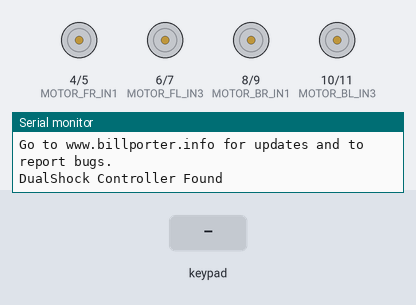
Simulated run of this sketch. Board: Arduino Uno, built with avr-gcc and run on an emulated ATmega328P. On the bench: motor-driver pin pairs drawn as motors (green arrow = first pin HIGH = forward, orange = second pin HIGH = backward, longer = more drive), the last lines printed to the serial monitor. The test bench sets the inputs (shaded band).

Above: at 1.2 s.
1.3 s: key 'U' pressed
At 2.2 s:
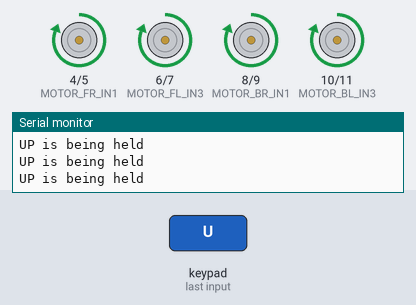
2.8 s: key 'D' pressed
At 3.8 s:
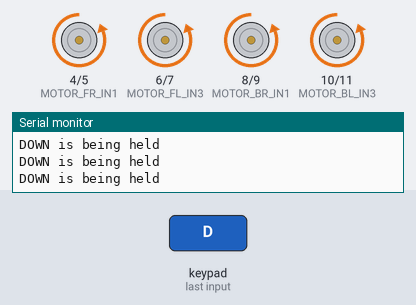
4.3 s: key 'L' pressed
At 4.7 s:
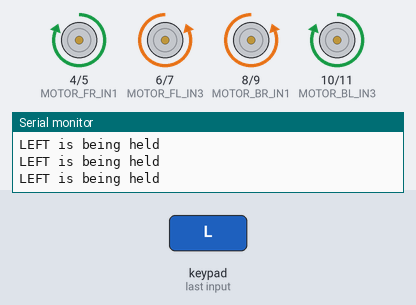
5.8 s: key 'R' pressed
At 6.3 s:
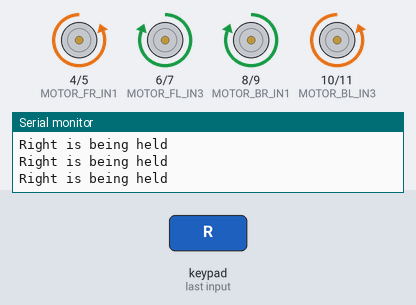
Timing chart, 0 to 8.3 s (numbered marks = the images above; inputs shaded):
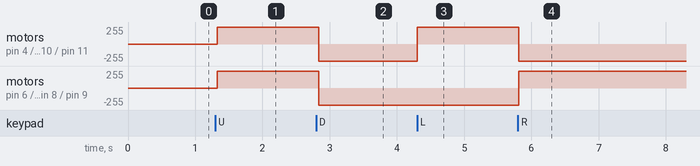

Measured:
- after the input at 1.3 s, motor on pin 4 (MOTOR_FR_IN1) / pin 5 (MOTOR_FR_IN2), motor on pin 6 (MOTOR_FL_IN3) / pin 7 (MOTOR_FL_IN4), motor on pin 8 (MOTOR_BR_IN1) / pin 9 (MOTOR_BR_IN2), motor on pin 10 (MOTOR_BL_IN3) / pin 11 (MOTOR_BL_IN4): stopped → forward 255/255 at once
- after the input at 2.8 s, motor on pin 4 (MOTOR_FR_IN1) / pin 5 (MOTOR_FR_IN2), motor on pin 6 (MOTOR_FL_IN3) / pin 7 (MOTOR_FL_IN4), motor on pin 8 (MOTOR_BR_IN1) / pin 9 (MOTOR_BR_IN2), motor on pin 10 (MOTOR_BL_IN3) / pin 11 (MOTOR_BL_IN4): forward 255/255 → backward 255/255 at once
- after the input at 4.3 s, motor on pin 4 (MOTOR_FR_IN1) / pin 5 (MOTOR_FR_IN2), motor on pin 10 (MOTOR_BL_IN3) / pin 11 (MOTOR_BL_IN4): backward 255/255 → forward 255/255 at once
- after the input at 5.8 s, motor on pin 4 (MOTOR_FR_IN1) / pin 5 (MOTOR_FR_IN2), motor on pin 10 (MOTOR_BL_IN3) / pin 11 (MOTOR_BL_IN4): forward 255/255 → backward 255/255 at once; motor on pin 6 (MOTOR_FL_IN3) / pin 7 (MOTOR_FL_IN4), motor on pin 8 (MOTOR_BR_IN1) / pin 9 (MOTOR_BR_IN2): backward 255/255 → forward 255/255 at once

The sketch:

Mecanum_Wheels_Robot.ino
```cpp
/*
 *- Các tập lệnh AT cho HC-06 ----------------------------|
 *    AT            kiểm tra kết nối                      |
 *    AT+NAME...    thay đổi tên                          |--> name: Car_HC-06
 *    AT+BAUD...    với 1 set to 1200 bps                 |
 *                      2 set to 2400   bps               |
 *                      3 set to 4800   bps               |
 *                      4 set to 9600   bps (mặc định)    |--> baud rate: 9600 bps
 *                      5 set to 19200  bps               |
 *                      6 set to 38400  bps               |
 *                      7 set to 57600  bps               |
 *                      8 set to 115200 bps               |
 *    AT+PIN...   cài đặt mã PIN (mặc định: 1234)         |--> pass: 1234
 *--------------------------------------------------------|
 *
 *- Các tín hiệu gửi liên tục ------------------------------------|
 *    S       Ko làm gì (stop)  |   . Xe đứng yên                 |
 *    F       Tiến              |   . (Chiều dọc) - Đi tới        |
 *    B       Lùi               |   . (Chiều dọc) - Đi lùi        |
 *    L       Trái              |   . (Chiều ngang) - Đi qua trái |
 *    R       Phải              |   . (Chiều ngang) - Đi qua phải |
 *  --------------------------- KO QUAY XE -----------------------|
 *    G       Tiến + Trái       | . Đi hướng Tây-Bắc              |
 *    I       Tiến + Phải       | . Đi hướng Đông-Bắc             |
 *    H       Lùi  + Trái       | . Đi hướng Tây-Nam              |
 *    J       Lùi  + Phải       | . Đi hướng Đông-Nam             |
 *----------------------------------------------------------------|
 *
 *- Các tín hiệu gửi 1 lần -|
 *    0     Tốc độ MIN      |
 *    1     ...             |
 *    2     ...             |
 *    3     ...             |
 *    4     ...             |
 *    5     ...             |
 *    6     ...             |
 *    7     ...             |
 *    8     ...             |
 *    9     ...             |
 *    q     Tốc độ MAX      |
 *  ------------------------|
 *    W       Bật đèn trước |
 *    w       Tắt đèn trước |
 *    U       Bật đèn sau   |
 *    u       Tắt đèn sau   |
 *    V       Bật còi       |
 *    v       Tắt còi       |
 *  ------------------------|
 *    X       Bật cảnh báo  |
 *    x       Tắt cảnh báo  |
 *  ------------------------|-------------------|
 *    D       Tắt hết tất cả (stop everything)  |
 *----------------------------------------------|
 */


#include "Pin_Connect.h"
#include <SoftwareSerial.h>
#include "PS2X_lib.h"
#include "Control_Car_Bluetooth.h"


// --------------------------------------------------------------------------------------------------------------------------------- //

PS2X ps2x; // create PS2 Controller Class

//right now, the library does NOT support hot pluggable controllers, meaning
//you must always either restart your Arduino after you conect the controller,
//or call config_gamepad(pins) again after connecting the controller.
int error = 0;
byte type = 0;
byte vibrate = 0;
void setup()
{

  Serial.begin(115200);

  error = ps2x.config_gamepad(3,12,2,13, false, false);   //setup pins and settings:  GamePad(clock, command, attention, data, Pressures?, Rumble?) check for error

  if(error == 0){
    Serial.println("Found Controller, configured successful");
    Serial.println("Try out all the buttons, X will vibrate the controller, faster as you press harder;");
    Serial.println("holding L1 or R1 will print out the analog stick values.");
    Serial.println("Go to www.billporter.info for updates and to report bugs.");
  }

  else if(error == 1)
    Serial.println("No controller found, check wiring, see readme.txt to enable debug. visit www.billporter.info for troubleshooting tips");

  else if(error == 2)
    Serial.println("Controller found but not accepting commands. see readme.txt to enable debug. Visit www.billporter.info for troubleshooting tips");

  else if(error == 3)
    Serial.println("Controller refusing to enter Pressures mode, may not support it. ");

  type = ps2x.readType();

  switch(type) {
    case 0:
      Serial.println("Unknown Controller type");
      break;
    case 1:
      Serial.println("DualShock Controller Found");
      break;
    case 2:
      Serial.println("GuitarHero Controller Found");
      break;
    default:
      break;

  }


  /*
   *  Chiều kim đồng hồ         : Clockwise           | CW  : 1
   *  Ngược chiều kim đồng hồ   : Counter-Clockwise   | CCW : 0
   *
   *  !!! Đây là chiều quay của các Pin dưới đây khi kích "HIGH"
   */

  pinMode(MOTOR_FR_IN1, OUTPUT);  // Front - Right    | + CW  : 1
  pinMode(MOTOR_FR_IN2, OUTPUT);  //                  | - CCW : 0
  pinMode(MOTOR_FL_IN3, OUTPUT);  // Front - Left     | + CW  : 1
  pinMode(MOTOR_FL_IN4, OUTPUT);  //                  | - CCW : 0

  pinMode(MOTOR_BR_IN1, OUTPUT);  // Behind - Right   | + CW  : 1
  pinMode(MOTOR_BR_IN2, OUTPUT);  //                  | - CCW : 0
  pinMode(MOTOR_BL_IN3, OUTPUT);  // Behing - Left    | + CW  : 1
  pinMode(MOTOR_BL_IN4, OUTPUT);  //                  | - CCW : 0
}

/*
 *  SƠ ĐỒ HƯỚNG LẮP BÁNH CỦA XE
 *
 *              ^
 *      FL      |      FR
 *       \      |      /
 *        \-----|-----/
 *        |\         /|
 *        |           |
 *        |           |
 *        |     .     |
 *        |           |
 *        |           |
 *        |/         \|
 *        /-----------\
 *       /             \
 *      BL             BR
 */

// --------------------------------------------------------------------------------------------------------------------------------- //-------------------------------------------------------------------------------------------------------------- //

void loop()
{


 ps2x.read_gamepad(false, vibrate);          //read controller and set large motor to spin at 'vibrate' speed

    if(ps2x.Button(PSB_START))                   //will be TRUE as long as button is pressed
      Serial.println("Start is being held");
    if(ps2x.Button(PSB_SELECT))
      Serial.println("Select is being held");

    if(ps2x.Button(PSB_PAD_UP)) {         //will be TRUE as long as button is pressed
      Serial.println("UP is being held");
       stop_car();
      go_forward();

    }
    if(ps2x.Button(PSB_PAD_RIGHT)){
      Serial.println("Right is being held");
      stop_car();
      go_right();
    }
    if(ps2x.Button(PSB_PAD_LEFT)){
      Serial.println("LEFT is being held");
      stop_car();
      go_left();
    }
    if(ps2x.Button(PSB_PAD_DOWN)){
         Serial.println("DOWN is being held");
          stop_car();
         back_forward();
    }

    if (ps2x.NewButtonState())               //will be TRUE if any button changes state (on to off, or off to on)
    {
        if(ps2x.Button(PSB_L3))
          Serial.println("L3 pressed");
        if(ps2x.Button(PSB_R3))
          Serial.println("R3 pressed");
        if(ps2x.Button(PSB_L2))
          Serial.println("L2 pressed");
        if(ps2x.Button(PSB_R2))
          Serial.println("R2 pressed");
    }

    if(ps2x.ButtonPressed(PSB_RED))             //will be TRUE if button was JUST pressed
          Serial.println("Circle just pressed");

    if(ps2x.ButtonReleased(PSB_RED))             //will be TRUE if button was JUST released
          Serial.println("Circle just released");


    if(ps2x.ButtonPressed(PSB_PINK))             //will be TRUE if button was JUST pressed
          Serial.println("Square just pressed");

    if(ps2x.ButtonReleased(PSB_PINK))             //will be TRUE if button was JUST released
          Serial.println("Square just released");

    if(ps2x.ButtonPressed(PSB_GREEN))             //will be TRUE if button was JUST pressed
          Serial.println("Triangle just pressed");

    if(ps2x.ButtonReleased(PSB_GREEN))             //will be TRUE if button was JUST released
          Serial.println("Triangle just released");

    if(ps2x.ButtonPressed(PSB_BLUE)){           //will be TRUE if button was JUST pressed
          Serial.println("X just pressed")
          ;
          stop_car(); }


    if(ps2x.ButtonReleased(PSB_BLUE)){             //will be TRUE if button was JUST released
         Serial.println("X just released");}


    //if(ps2x.NewButtonState(PSB_BLUE))            //will be TRUE if button was JUST pressed OR released
    //     Serial.println("X just changed");

    if(ps2x.Button(PSB_L1) || ps2x.Button(PSB_R1)) // print stick values if either is TRUE
    {
        Serial.print("Stick Values:");
        Serial.print(ps2x.Analog(PSS_LY), DEC); // LY
        Serial.print(",");
        Serial.print(ps2x.Analog(PSS_LX), DEC); // LX
        Serial.print(",");
        Serial.print(ps2x.Analog(PSS_RY), DEC); // RY
        Serial.print(",");
        Serial.println(ps2x.Analog(PSS_RX), DEC); // RX
    }

 delay(50);}

// --------------------------------------------------------------------------------------------------------------------------------- //
```

Control_Car_Bluetooth.cpp
```cpp
#include "Control_Car_Bluetooth.h"

// --------------------------------------------------------------------------------------------------------------------------------- //
// Hàm dừng từng Motor

void motor_FR_stop()
{
    digitalWrite(MOTOR_FR_IN1, LOW);
    digitalWrite(MOTOR_FR_IN2, LOW);
}

void motor_FL_stop()
{
    digitalWrite(MOTOR_FL_IN3, LOW);
    digitalWrite(MOTOR_FL_IN4, LOW);
}

void motor_BR_stop()
{
    digitalWrite(MOTOR_BR_IN1, LOW);
    digitalWrite(MOTOR_BR_IN2, LOW);
}

void motor_BL_stop()
{
    digitalWrite(MOTOR_BL_IN3, LOW);
    digitalWrite(MOTOR_BL_IN4, LOW);
}

// --------------------------------------------------------------------------------------------------------------------------------- //
// Hàm quay các Motor chiều kim đồng hồ (+ CW)

void motor_FR_clockwise()
{
    digitalWrite(MOTOR_FR_IN1, HIGH);
}

void motor_FL_clockwise()
{
    digitalWrite(MOTOR_FL_IN3, HIGH);
}

void motor_BR_clockwise()
{
    digitalWrite(MOTOR_BR_IN1, HIGH);
}

void motor_BL_clockwise()
{
    digitalWrite(MOTOR_BL_IN3, HIGH);
}

// --------------------------------------------------------------------------------------------------------------------------------- //
// Hàm quay các Motor ngược chiều kim đồng hồ (- CCW)

void motor_FR_counter_clockwise()
{
    digitalWrite(MOTOR_FR_IN2, HIGH);
}

void motor_FL_counter_clockwise()
{
    digitalWrite(MOTOR_FL_IN4, HIGH);
}

void motor_BR_counter_clockwise()
{
    digitalWrite(MOTOR_BR_IN2, HIGH);
}

void motor_BL_counter_clockwise()
{
    digitalWrite(MOTOR_BL_IN4, HIGH);
}

// --------------------------------------------------------------------------------------------------------------------------------- //

// Dừng xe (ko làm gì cả)
void stop_car()
{
    motor_FR_stop();
    motor_FL_stop();
    motor_BR_stop();
    motor_BL_stop();
}

// Xe đi về phía trước (chiều dọc)
void go_forward()
{
    motor_FR_clockwise();
    motor_FL_clockwise();
    motor_BR_clockwise();
    motor_BL_clockwise();
}
// Xe đi lùi về phía sau (chiều dọc)
void back_forward()
{
    motor_FR_counter_clockwise();
    motor_FL_counter_clockwise();
    motor_BR_counter_clockwise();
    motor_BL_counter_clockwise();
}

// Xe đi sang trái (chiều ngang)
void go_left()
{
    motor_FR_clockwise();
    motor_FL_counter_clockwise();
    motor_BR_counter_clockwise();
    motor_BL_clockwise();
}
// Xe đi sang phải (chiều ngang)
void go_right()
{
    motor_FR_counter_clockwise();
    motor_FL_clockwise();
    motor_BR_clockwise();
    motor_BL_counter_clockwise();
}

// Xe quay ngược chiều đồng hồ (CCW)
void turn_CCW()
{
    motor_FR_clockwise();
    motor_FL_counter_clockwise();
    motor_BR_clockwise();
    motor_BL_counter_clockwise();
}
// Xe quay chiều đồng hồ (CW)
void turn_CW()
{
    motor_FR_counter_clockwise();
    motor_FL_clockwise();
    motor_BR_counter_clockwise();
    motor_BL_clockwise();
}

// Xe đi thẳng về phía trái
void go_left_forward()
{
    motor_FR_clockwise();
    motor_FL_stop();
    motor_BR_stop();
    motor_BL_clockwise();
}
// Xe đi thẳng về phía phải
void go_right_forward()
{
    motor_FR_stop();
    motor_FL_clockwise();
    motor_BR_clockwise();
    motor_BL_stop();
}

// Xe đi lùi về phía trái
void back_left_forward()
{
    motor_FR_stop();
    motor_FL_counter_clockwise();
    motor_BR_counter_clockwise();
    motor_BL_stop();
}
// Xe đi lùi về phía phải
void back_right_forward()
{
    motor_FR_counter_clockwise();
    motor_FL_stop();
    motor_BR_stop();
    motor_BL_counter_clockwise();
}

// --------------------------------------------------------------------------------------------------------------------------------- //
```

Control_Car_Bluetooth.h
```cpp
#ifndef _CONTROL_CAR_BLUETOOTH_H_
#define _CONTROL_CAR_BLUETOOTH_H_

// --------------------------------------------------------------------------------------------------------------------------------- //

#include "Arduino.h"
#include "Pin_Connect.h"

// --------------------------------------------------------------------------------------------------------------------------------- //

/* Hàm dừng từng Motor */
void motor_FR_stop();
void motor_FL_stop();
void motor_BR_stop();
void motor_BL_stop();

/* Hàm quay các Motor chiều kim đồng hồ (+ CW) */
void motor_FR_clockwise();
void motor_FL_clockwise();
void motor_BR_clockwise();
void motor_BL_clockwise();

/* Hàm quay các Motor ngược chiều kim đồng hồ (- CCW) */
void motor_FR_counter_clockwise();
void motor_FL_counter_clockwise();
void motor_BR_counter_clockwise();
void motor_BL_counter_clockwise();

// --------------------------------------------------------------------------------------------------------------------------------- //

void stop_car();            // Dừng xe (ko làm gì cả)

void go_forward();          // Xe đi về phía trước (chiều dọc)
void back_forward();        // Xe đi lùi về phía sau (chiều dọc)

void go_left();             // Xe đi sang trái (chiều ngang)
void go_right();            // Xe đi sang phải (chiều ngang)

void turn_CW();             // Xe quay chiều đồng hồ (CW)
void turn_CCW();            // Xe quay ngược chiều đồng hồ (CCW)

void go_left_forward();     // Xe đi thẳng về phía trái
void go_right_forward();    // Xe đi thẳng về phía phải

void back_left_forward();   // Xe đi lùi về phía trái
void back_right_forward();  // Xe đi lùi về phía phải

// --------------------------------------------------------------------------------------------------------------------------------- //

#endif
```

Pin_Connect.h
```cpp
#ifndef _PIN_CONNECT_H_
#define _PIN_CONNECT_H_

/* L298 tầng 2, cho bánh FR và FL */
#define MOTOR_FR_IN1 4
#define MOTOR_FR_IN2 5
#define MOTOR_FL_IN3 6
#define MOTOR_FL_IN4 7

/* L298 tầng 1, cho bánh BR và BL */
#define MOTOR_BR_IN1 8
#define MOTOR_BR_IN2 9
#define MOTOR_BL_IN3 10
#define MOTOR_BL_IN4 11

#endif
```
